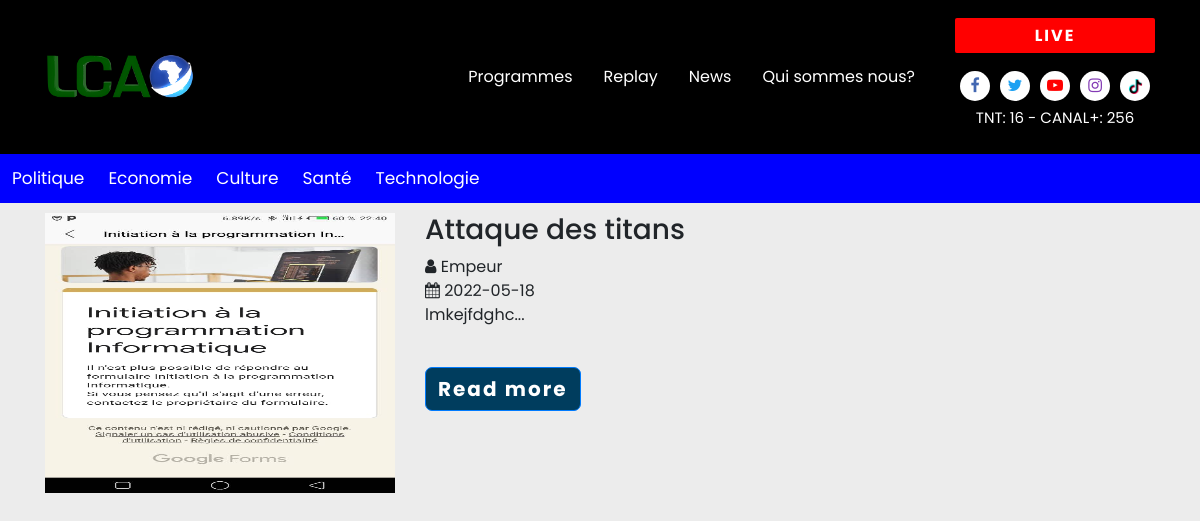
Page /economie.php on the committed database.
### tables this page shows
CREATE TABLE IF NOT EXISTS `news` (
  `id_news` int(11) NOT NULL AUTO_INCREMENT,
  `auteur` varchar(255) NOT NULL,
  `dates_news` varchar(255) NOT NULL,
  `titre` varchar(255) NOT NULL,
  `photo` varchar(255) NOT NULL,
  `types_news` varchar(255) NOT NULL,
  `contenu` text NOT NULL,
  PRIMARY KEY (`id_news`)
);

### economie.php (the view, shortened to what this page needs)
<!DOCTYPE html>
<html lang="en">
<head>
  <link rel="stylesheet" href="https://cdnjs.cloudflare.com/ajax/libs/font-awesome/4.7.0/css/font-awesome.min.css" />
  <link rel="stylesheet" href="https://cdn.jsdelivr.net/npm/bootstrap@4.1.3/dist/css/bootstrap.min.css">
  <link rel="stylesheet" href="css/owl.carousel.min.css">
  <link rel="stylesheet" href="css/owl.theme.default.min.css">
  <link rel="stylesheet" href="css/style.css">
  <link rel="stylesheet" href="footer.css">
  <link rel="stylesheet" href="news.css">
</head>
<body>
  <section class="header">
    <nav class="navbar navbar-expand-lg navbar-light black">
        <div class="container">
            <a class="navbar-brand" href="#"><img class="logo" src="images/logo.png" alt="logo-lca"></a>
            <div class="collapse navbar-collapse" id="navbarSupportedContent">
                <ul class="navbar-nav ml-auto">
                    <li class="nav-item active">
                        <a class="nav-link" href="index.php">Programmes</a>
                    </li>
                    <li class="nav-item">
                        <a class="nav-link" href="replay">Replay</a>
                    </li>
                    <li class="nav-item">
                        <a class="nav-link" href="politique.php">News</a>
                    </li>
                    <li class="nav-item">
                        <a class="nav-link" href="contact.php">Qui sommes nous?</a>
                    </li>
                </ul>
                <div class="live">
                    <div class="live-button">
                        <a href="">Live</a>
                    </div>
                    <div class="social-media">
                        <div class="social-items">
                            <a href="#"><i class="fa fa-facebook" aria-hidden="true"></i></a>
                        </div>
                        <div class="social-items">
                            <a href="#"><i class="fa fa-twitter" aria-hidden="true"></i></a>
                        </div>
                        <div class="social-items">
                            <a href="#"><i class="fa fa-youtube-play" aria-hidden="true"></i></a>
                        </div>
                        <div class="social-items">
                            <a href="#"><i class="fa fa-instagram" aria-hidden="true"></i></a>
                        </div>
                        <div class="social-items">
                            <a href="#"> <img class="tiktok" src="images/icons/tiktok.png" alt=""> </a>
                        </div>
                    </div>
                    <div class="canal-tnt">
                        <p>tnt: 16 - canal+: 256</p>
                    </div>
                </div>
            </div>
        </div>
      </nav>
  </section>
  <div class="navbars" style="background-color: blue;margin-bottom:10px;">
    <a href="politique.php"> Politique</a>
    <a href="economie.php"> Economie</a>
    <a href="culture.php"> Culture</a>
    <a href="sante.php"> Santé</a>
    <a href="technologie.php"> Technologie</a>
  </div>
	<section class="event-list-section spad">
		<div class="container">
				<?php
					$pdo_options[PDO::ATTR_ERRMODE] = PDO::ERRMODE_EXCEPTION;
					$bdd = new PDO('mysql:host=localhost;dbname=tv_lca', 'root', '', $pdo_options);
					$resultat = $bdd->query("SELECT id_news,dates_news,titre, auteur, photo,contenu,SUBSTRING(contenu,1,300) AS bout_news FROM news WHERE types_news = 'economie' ");
					while ($utilisateur = $resultat->fetch()){
						$photo = $utilisateur["photo"];
						$auteur = $utilisateur["auteur"];
						$date_news = $utilisateur["dates_news"];
						$titre = $utilisateur["titre"];
            $bout_news = $utilisateur["bout_news"];
					if(!$resultat){
						echo "erreur dans l'éxécution de la requête</br>";
					}else {
						echo"
        <div class=\"event-list\">
				<div class=\"el-item\">
					<div class=\"row\">
						<div class=\"col-md-4\">
							<img src=\"admin/$photo\" alt=\"Snow\" style=\"width:100%;max-width:100%;height: 280px;\">
						</div>
						<div class=\"col-md-8\">
							<div class=\"el-content\">
								<div class=\"el-header\">
									<h3>$titre</h3>
									<div class=\"el-metas\">
										<div class=\"el-meta\"><i class=\"fa fa-user\"></i> $auteur </div>
										<div class=\"el-meta\"><i class=\"fa fa-calendar\"></i> $date_news </div>
                    <p style=\"text-align: justify\"> $bout_news... </p>                    </br>
									</div>
								</div>
								<a href=\"single_news.php?id_news=" . $utilisateur["id_news"] ."\" class=\"btn btn-primary navbar-btn\">Read more</a>
							</div>
						</div>
					</div>
                    </br>
				</div>
				  ";}}
				?>
		</div>
	</section>
</body>
</html>

### css/style.css (style rules this page uses)
* { margin: 0; padding: 0; box-sizing: border-box; font-family: 'Poppins', sans-serif; }
body { background-color: #ECECEC; margin: 0; padding: 0; position: relative; }
a { color: white; }
.logo { width: 150px; }
.black { background-color: #000; }
.live { display: flex; align-items: center; justify-content: center; flex-direction: column; margin-left: 2rem; }
.live-button { width: 200px; display: flex; align-items: center; justify-content: center; background-color: red; height: 35px; color: white; text-transform: uppercase; font-weight: bold; border-radius: 2px; margin: 10px 0; }
.live-button a { width: 100%; text-align: center; letter-spacing: 2px; }
.social-media { display: flex; align-items: center; justify-content: space-between; margin-top: 0.5em; }
.social-items { height: 30px; width: 30px; background-color: white; display: flex; align-items: center; justify-content: center; margin: 0 5px; border-radius: 50%; }
.fa-facebook { color: #4267B2 }
.fa-twitter { color: #1DA1F2; }
.fa-youtube-play { color: #FF0000; }
.fa-instagram { color: #833AB4; }
.tiktok { height: 15px; }
.canal-tnt p { font-size: 15px; color: #fff; text-transform: uppercase; margin-top: 6px; }
.navbar-light .navbar-brand { color: #fff; font-size: 25px; text-transform: uppercase; font-weight: bold; letter-spacing: 2px; }
.navbar-light .navbar-nav .active>.nav-link, .navbar-light .navbar-nav .nav-link.active, .navbar-light .navbar-nav .nav-link.show, .navbar-light .navbar-nav .show>.nav-link { color: #fff; }
.navbar-light .navbar-nav .nav-link { color: #fff; }
.navbar-nav { text-align: center; }
.nav-link { padding: .2rem 1rem; margin-left: 15px; }
.btn-primary { background-color: #003D5E; color: #fff !important; font-size: 20px; font-weight: bold; letter-spacing: 2px; border-radius: 7px; }

### news.css (style rules this page uses)
.navbars { width: 100%; background-color: #555; color: #000; overflow: auto; }
.navbars a { float: left; padding: 12px; color: white; text-decoration: none; font-size: 17px; }
.active { background-color: none; }

### rows in the picture
news: photo (picture), titre "Attaque des titans", auteur "Empeur", dates_news "2022-05-18", bout_news "lmkejfdghc"
